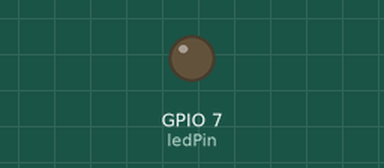
Bench run of a sketch on a simulated ESP32-S3. Parts: output pins drawn as LEDs (lit = HIGH). WiFi joins after 1.5 s; servers stay silent unless stated; what the sketch prints to the serial monitor is not drawn.

Above: at 0.0 s.
At 6.1 s:
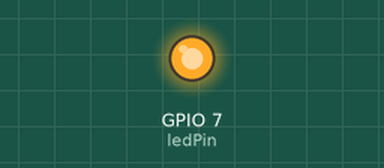
Timing chart, 0 to 7.6 s (numbered marks = the images above):
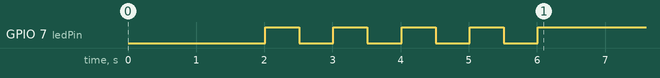

The sketch:

internet_Monitor.ino
```cpp
#include <WiFi.h>

/*wire LEDs to pins 7 with appropriate resistors.
This should be about 40-50 ohms for an Arduino with
3.3V output on its IO pins*/
#define ledPin 7

// Replace the next variables with your SSID/Password combination
const char* ssid = "ssid";
const char* password = "password";

int status = WL_IDLE_STATUS;
//put whichever reliable website you want right here
// if you don't want to use DNS (and reduce your sketch size)
// use the numeric IP instead of the name for the server:
// IPAddress server(74,125,232,128);  // numeric IP for Google (no DNS)
char server[] = "www.google.com";    // name address for Google (using DNS)


// Initialize the Ethernet client library
// with the IP address and port of the server
// that you want to connect to (port 80 is default for HTTP):
WiFiClient client;

void setup() {
   /*all the serial comms stuff can be removed, but it's
  helpful for troubleshooting*/
  Serial.begin(115200);
  while (!Serial) {
    ; // wait for serial port to connect. Needed for native USB port only
  }
  setup_wifi();
  pinMode(ledPin, OUTPUT);
  blink();
}

void loop() {

  if (client.connect(server, 80)) {
    Serial.print("Google is ONLINE at:  ");
    Serial.println(client.remoteIP());
    digitalWrite(ledPin, HIGH);
  }
  else if (!client.connected()) {
    Serial.println("Google is OFFLINE");
    digitalWrite(ledPin, LOW);
  }


  delay(5000);
}

void blink() {
  for (int i = 0; i < 5; i++) {
    digitalWrite(ledPin, LOW);
    delay(500);
    digitalWrite(ledPin, HIGH);
    delay(500);
  }
}

void setup_wifi() {
  delay(10);
  // We start by connecting to a WiFi network
  Serial.println();
  Serial.print("Connecting to ");
  Serial.println(ssid);

  WiFi.begin(ssid, password);

  while (WiFi.status() != WL_CONNECTED) {
    delay(500);
    Serial.print(".");
  }

  Serial.println("");
  Serial.println("WiFi connected");
  Serial.println("IP address: ");
  Serial.println(WiFi.localIP());
}
```
